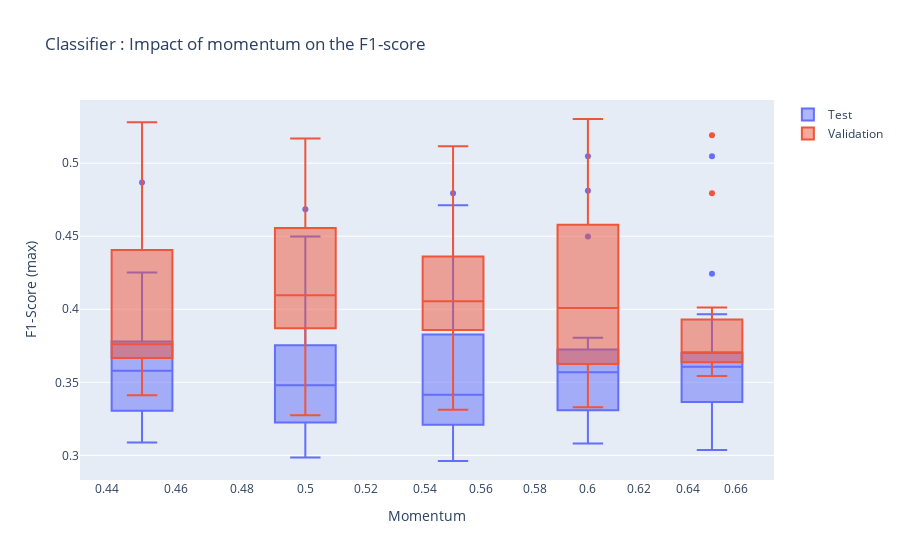

The notebook cell this image was saved under:
### Markdown cell above
### Momentum

### Code cell
fig = go.Figure(layout = {
   "xaxis":{
       "domain" : [0,1],
       "type" : "log",
        # "categoryorder" : "median ascending",
       "title" : "Momentum"
    },
   "yaxis":{"title" : "F1-Score (max)"},
   "title" : {"text" : "Classifier : Impact of momentum on the F1-score"},
})
fig.add_trace( go.Box(
                x = results["model_train_classifier_momentum"], 
                y = results["test_f1_max"],
                xaxis='x',
                name = "Test"
))
fig.add_trace( go.Box(
                x = results["model_train_classifier_momentum"], 
                y = results["valid_f1_max"],
                xaxis='x',
                name = "Validation"
))

# fig.add_trace( go.Box(
#                 x = results["model_train_classifier_learning_rate"], 
#                 y = results["train_f1_max"],
#                 xaxis='x',
#                 name = "Train"
# ))
fig
